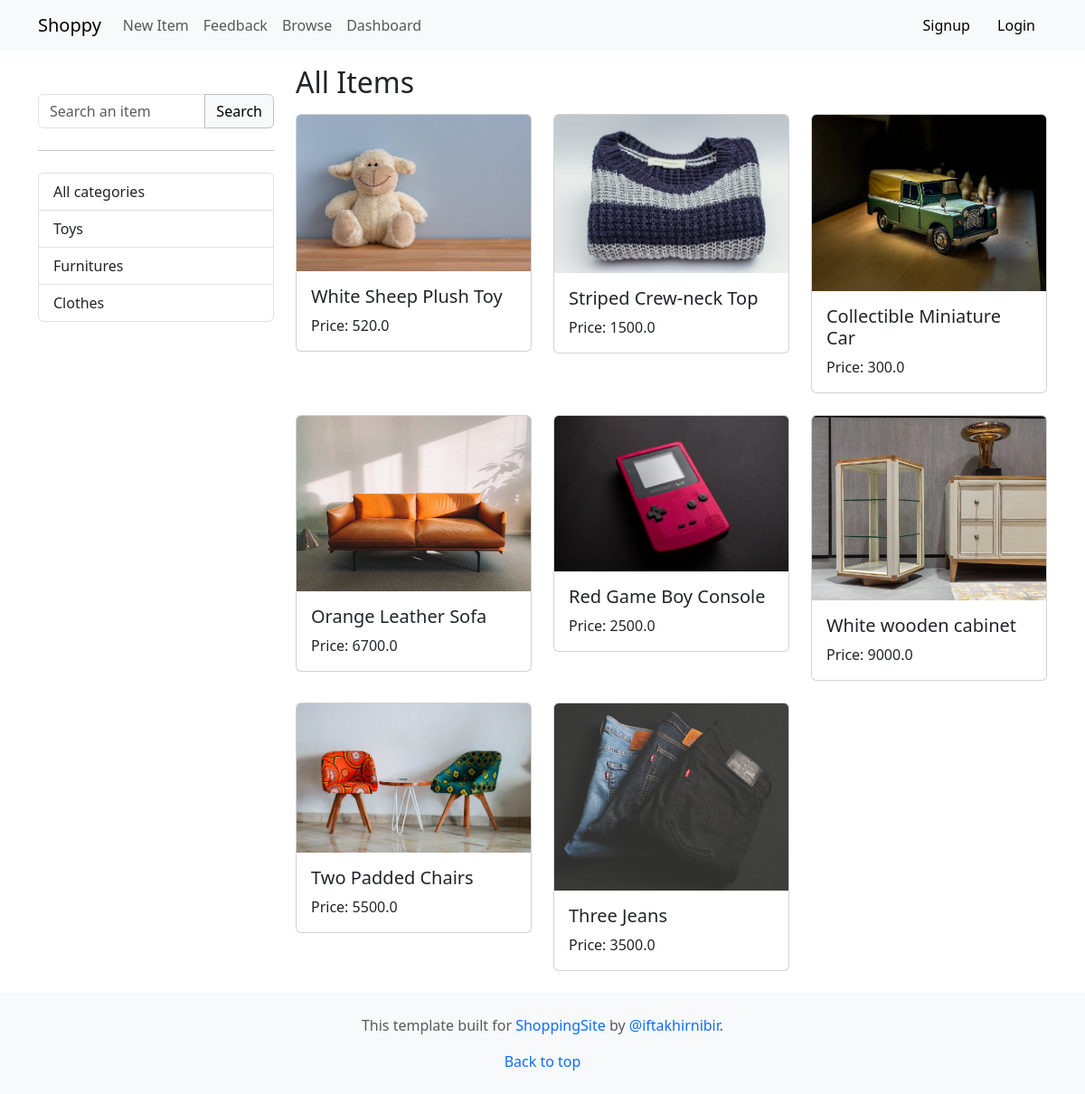
The app's page /items/ with its own data.
### item/models.py (models this page shows, shortened)
class Category(models.Model):
    name = models.CharField(max_length=255)
    class Meta:
        verbose_name_plural = 'Categories'

class Item(models.Model):
    category = models.ForeignKey(Category, related_name='items', on_delete=models.CASCADE) #It's a foreign key field, which means it will establish a link between Item and Category models. An item will be associated with a category."related_name='items'":It means that we can access all items associated with a category using category.items.all(). 'on_delete=models.CASCADE': which means that when a Category is deleted, all associated Item records will also be deleted.
    name = models.CharField(max_length=255)
    description = models.TextField(blank=True, null=True)
    price = models.FloatField()
    image = models.ImageField(upload_to='item_images', blank=True, null=True) #Django will created the uploaded folder for us if it doesn't exist. In case the user doesn't want to provide an image so black = True and null = True
    is_sold = models.BooleanField(default=False)
    created_by = models.ForeignKey(User, related_name='items', on_delete=models.CASCADE)
    created_at = models.DateTimeField(auto_now_add=True)

### item/views.py (the view)
# urls.py: path('', items, name="items"),
def items(request):
    query = request.GET.get('query', '')#'' means else empty
    items = Item.objects.filter(is_sold=False)
    category_id = request.GET.get('category', 0)
    categories = Category.objects.all()
    if category_id:
        items = items.filter(category_id=category_id)
    if query:
       items = items.filter(Q(name__icontains=query) | Q(description__icontains=query))
    return render(request, 'items.html', {
        'items': items,
        'query': query,
        'categories': categories,
        'category_id': int(category_id)
    })

### item/templates/items.html (shortened to what this page needs)
{% extends 'base.html' %}
{% block content %}
    <div class="row">
        <div class="col-md-3 my-5 fixed-sidebar">
            <form method="get" action="{% url 'item:items' %}">
                <div class="input-group mb-3">
                    <input type="text" class="form-control" name="query" placeholder="Search an item" aria-label="Search an item" aria-describedby="search-button">
                    <button style="border: 1px solid #C0C0C0;"  class="btn btn-light" type="submit" id="search-button"><sub></sub> Search</button>
                </div>
            </form>
            <hr class="my-4">
            <div class="list-group">
                <a href="{% url 'item:items' %}" class="list-group-item list-group-item-action" aria-current="true">
                   All categories
                </a>
                {% for category in categories %}
                <a href="{% url 'item:items' %}?query={{ query }}&category={{ category.id }}" class="list-group-item list-group-item-action">{{ category.name }}</a>
                {% endfor %}
              </div>
        </div>
        <div class="col-md-9 content">
            <h2 class="my-3"><sub></sub> All Items</h2>
            <div class="row">
                {% for item in items %}
                <div class="col-md-4">
                    <a href="{% url 'item:detail' item.id %}" class="text-decoration-none">
                        <div class="card mb-4">
                            <img src="{{item.image.url}}" class="card-img-top" alt="{{ item.name }}">
                            <div class="card-body">
                                <h5 class="card-title">{{ item.name }}</h5>
                                <p class="card-text">Price: {{ item.price }}</p>
                            </div>
                        </div>
                    </a>
                </div>
                {% endfor %}
            </div>
        </div>
    </div>
{% endblock %}

### records on screen
Category: name "Toys"
Category: name "Furnitures"
Category: name "Clothes"
Item: image (picture), name "White Sheep Plush Toy", price "520.0"
Item: image (picture), name "Striped Crew-neck Top", price "1500.0"
Item: image (picture), name "Collectible Miniature Car", price "300.0"
Item: image (picture), name "Orange Leather Sofa", price "6700.0"
Item: image (picture), name "Red Game Boy Console", price "2500.0"
Item: image (picture), name "White wooden cabinet", price "9000.0"
Item: image (picture), name "Two Padded Chairs", price "5500.0"
Item: image (picture), name "Three Jeans", price "3500.0"
